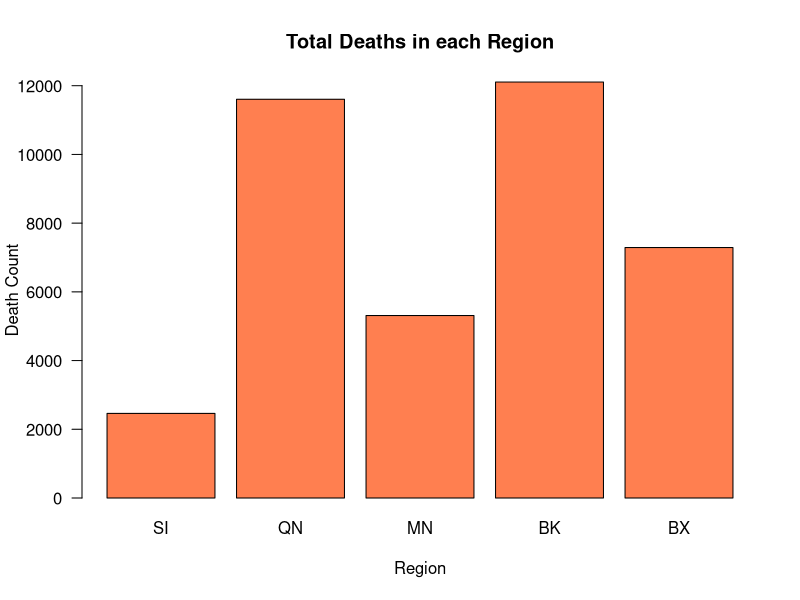
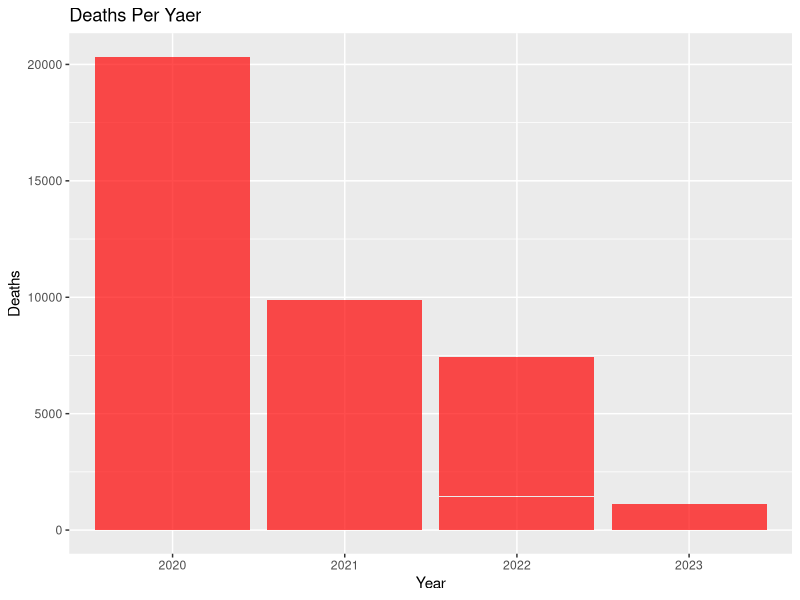
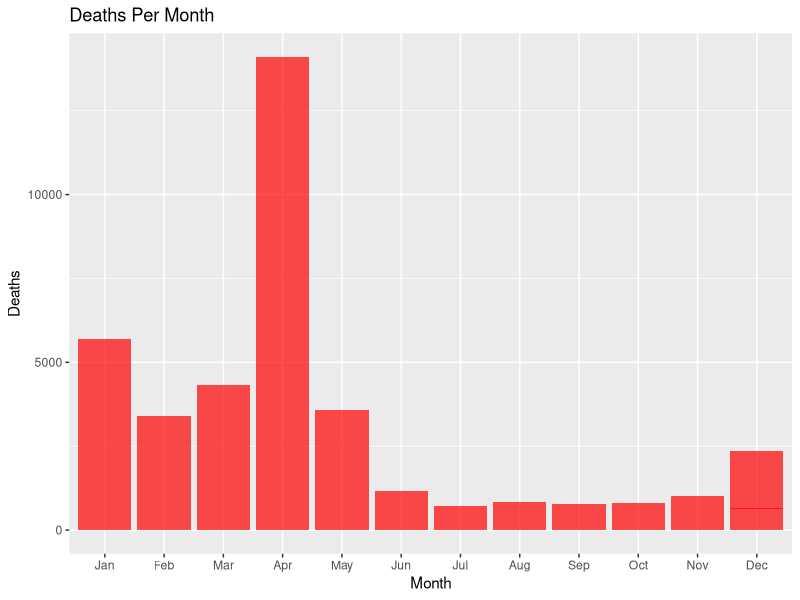
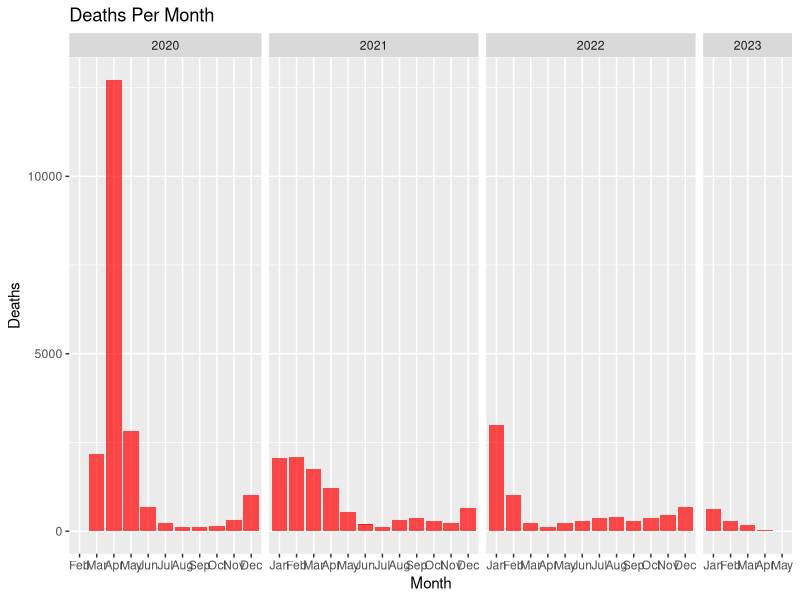

The R script that drew these images, in order:
## ---- chunk 1
knitr::opts_chunk$set(echo = TRUE)
## ---- chunk 2
library(readr)
library(tidyverse)
## ---- chunk 3
Data <- read.csv("COVID.csv")

head(Data)
dim(Data) # 1158 observations and 67 variables
str(Data) # All integer variables with data being the only character variable 

missing_values <- colSums(is.na(Data))
missing_values #no missing values 

Data$date_of_interest <- lubridate::mdy(Data$date_of_interest)


summary(Data)
Final <- Data %>%
  select(-contains("7DAY_AVG"))

## ---- chunk 4
# sum of death count in by region
RegionsTotalDeaths <- Final %>% 
  summarize(SI_DEATH = sum(SI_DEATH_COUNT),
            QN_DEATH =sum(QN_DEATH_COUNT),
            MN_DEATH = sum(MN_DEATH_COUNT),
            BK_DEATH = sum(BK_DEATH_COUNT),
            BX_DEATH = sum(BX_DEATH_COUNT))
RegionsTotalDeaths

# bar graph displaying death count in by region
bar <- barplot((c(RegionsTotalDeaths$SI_DEATH,
          RegionsTotalDeaths$QN_DEATH, 
          RegionsTotalDeaths$MN_DEATH, 
          RegionsTotalDeaths$BK_DEATH, 
          RegionsTotalDeaths$BX_DEATH)), 
        main = "Total Deaths in each Region", 
        xlab = "Region",
        ylim = c(0, max(RegionsTotalDeaths) + 1),
        ylab = "Death Count",
        names.arg = c("SI", "QN", "MN", "BK", "BX"),
        col = "coral",
        las = 1)
## ---- chunk 5
Final2 <- Final %>%
  mutate(
    Year = year(date_of_interest),
    Month = month(date_of_interest, label = TRUE),
    Day = day(date_of_interest)
  )

CasesTotal <- Final2 %>% group_by (Month, Year) %>% summarize(TotalCases = sum(CASE_COUNT)) %>% 
  group_by(Year) %>% 
  slice(which.max(TotalCases))
                                                         
DeathsTotal <- Final2 %>% group_by (Month, Year) %>% summarize(TotalDeaths = sum(DEATH_COUNT))  %>% 
  group_by(Year) %>% 
  slice(which.max(TotalDeaths))  


ggplot(Final2, aes(x = factor(Year), y=DEATH_COUNT)) +
  geom_bar(stat = "identity", fill = "red", alpha = 0.7) +
  labs(title = "Deaths Per Yaer",
       x = "Year",
       y = "Deaths")

ggplot(Final2, aes(x = factor(Month), y=DEATH_COUNT)) +
  geom_bar(stat = "identity", fill = "red", alpha = 0.7) +
  labs(title = "Deaths Per Month",
       x = "Month",
       y = "Deaths")

ggplot(Final2, aes(x = factor(Month), y = DEATH_COUNT)) +
  geom_bar(stat = "identity", fill = "red", alpha = 0.7) +
  labs(title = "Deaths Per Month",
       x = "Month",
       y = "Deaths") +
  facet_grid(~Year, scales = "free_x", space = "free_x")

  
Final2$Year <- factor(Final2$Year, levels = c(2020, 2021, 2022, 2023))

                                                                          
